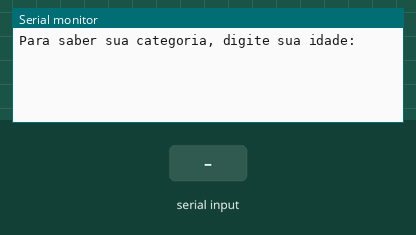
Simulated run of this sketch. Board: Arduino Uno, built with avr-gcc and run on an emulated ATmega328P. On the bench: the last lines printed to the serial monitor. The test bench sets the inputs (shaded band).

Above: at 1.2 s.
1.3 s: "90,45\n" received over Serial
At 2.3 s:
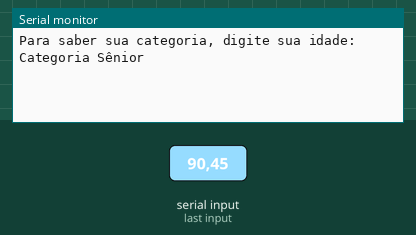
4.3 s: "30,150\n" received over Serial
At 6.7 s:
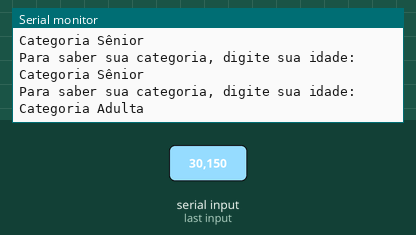

The sketch:

Condicionais_If_Encadeado_1.ino
```cpp
// Variáveis
int idade = 0;

void setup()
{
  Serial.begin(9600);
}

void loop()
{
  Serial.println("Para saber sua categoria, digite sua idade:");

  // Aguarda até que o usuário digite algo
  while (!Serial.available());

  delay(100); // Pequeno atraso para garantir a leitura correta

  idade = Serial.parseInt();

  // Classificação por idade
  if (idade <= 10)
  {
    Serial.println("Categoria Infantil");
  }
  else if (idade < 18)
  {
    Serial.println("Categoria Juvenil");
  }
  else if (idade < 35)
  {
    Serial.println("Categoria Adulta");
  }
  else
  {
    Serial.println("Categoria Sênior");
  }

  // Aguarda um pouco antes de repetir
  delay(2000);
}
```

Measured:
- after the input at 1.3 s, the serial monitor: prints a new line after 0.10 s (image 1)
- after the input at 4.3 s, the serial monitor: prints a new line after 1.3 s (image 2)
